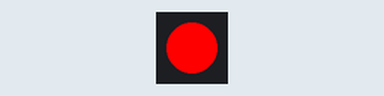
Simulated run of this sketch. Board: ATtiny85, built with avr-gcc and run on an emulated ATtiny85. On the bench: 1 RGB LEDs in strip order, left to right.

Above: at 0.2 s.
At 1.7 s:
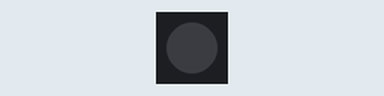
Timing chart, 0 to 3.0 s (numbered marks = the images above):
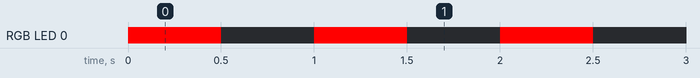

Measured:
- by itself, RGB LED 0: alternates RGB(255, 0, 0) for 0.50 s and off for 0.50 s

The sketch:

Test0_Adafruit_Neopixel.ino
```cpp
// On Arduino 1.6.5
// Arduino Uno : 2564 bytes ROM, 38 bytes global RAM
// ATtiny85    : 2300 bytes ROM, 38 bytes global RAM

// from: https://github.com/adafruit/Adafruit_NeoPixel
#include <Adafruit_NeoPixel.h>

#define NUM_LEDS  1
#define DATA_PIN  3

Adafruit_NeoPixel pixels = Adafruit_NeoPixel(NUM_LEDS, DATA_PIN);

void setup()
{
    pixels.begin();
}

void loop()
{
    pixels.setPixelColor( 0, pixels.Color(255,0,0) );
    pixels.show();
    delay(500);

    pixels.setPixelColor( 0, pixels.Color(0,0,0) );
    pixels.show();
    delay(500);
}
```
